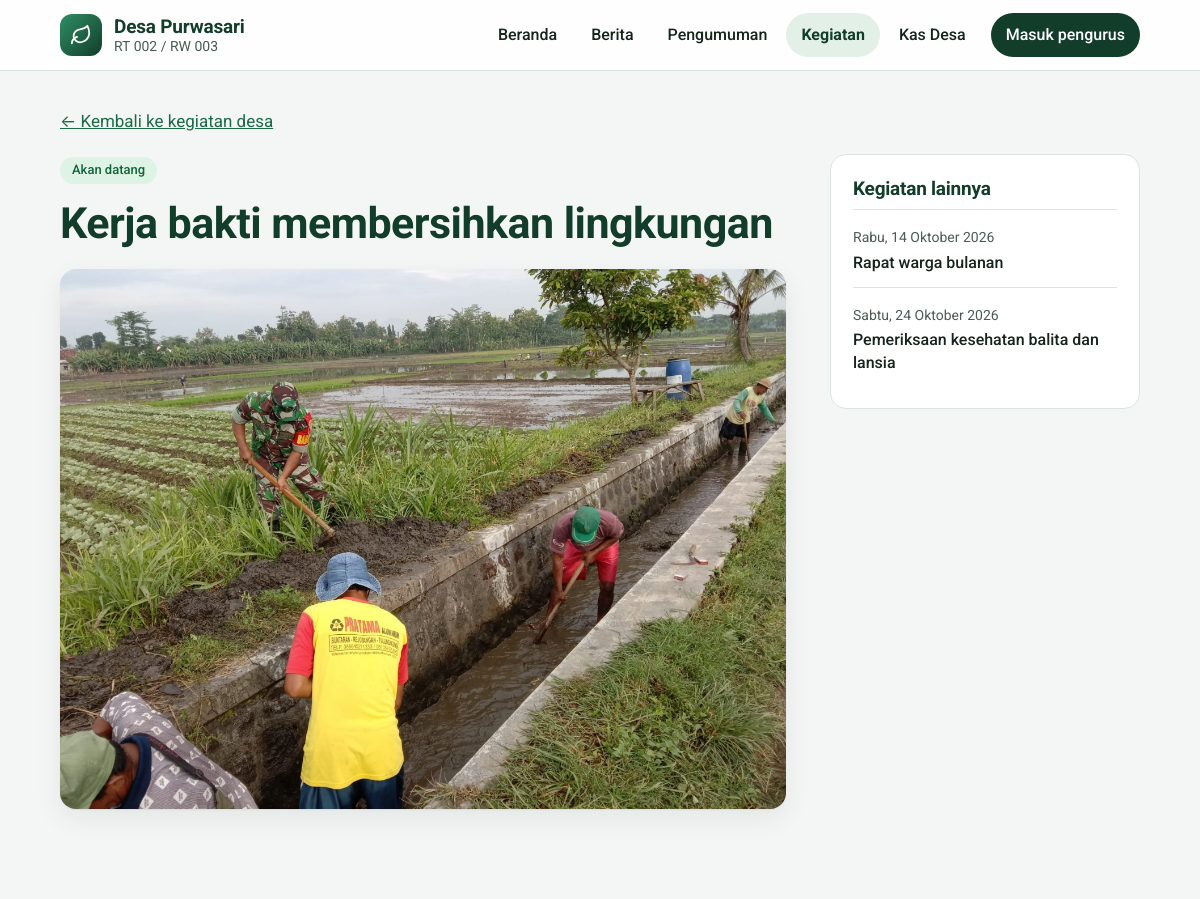
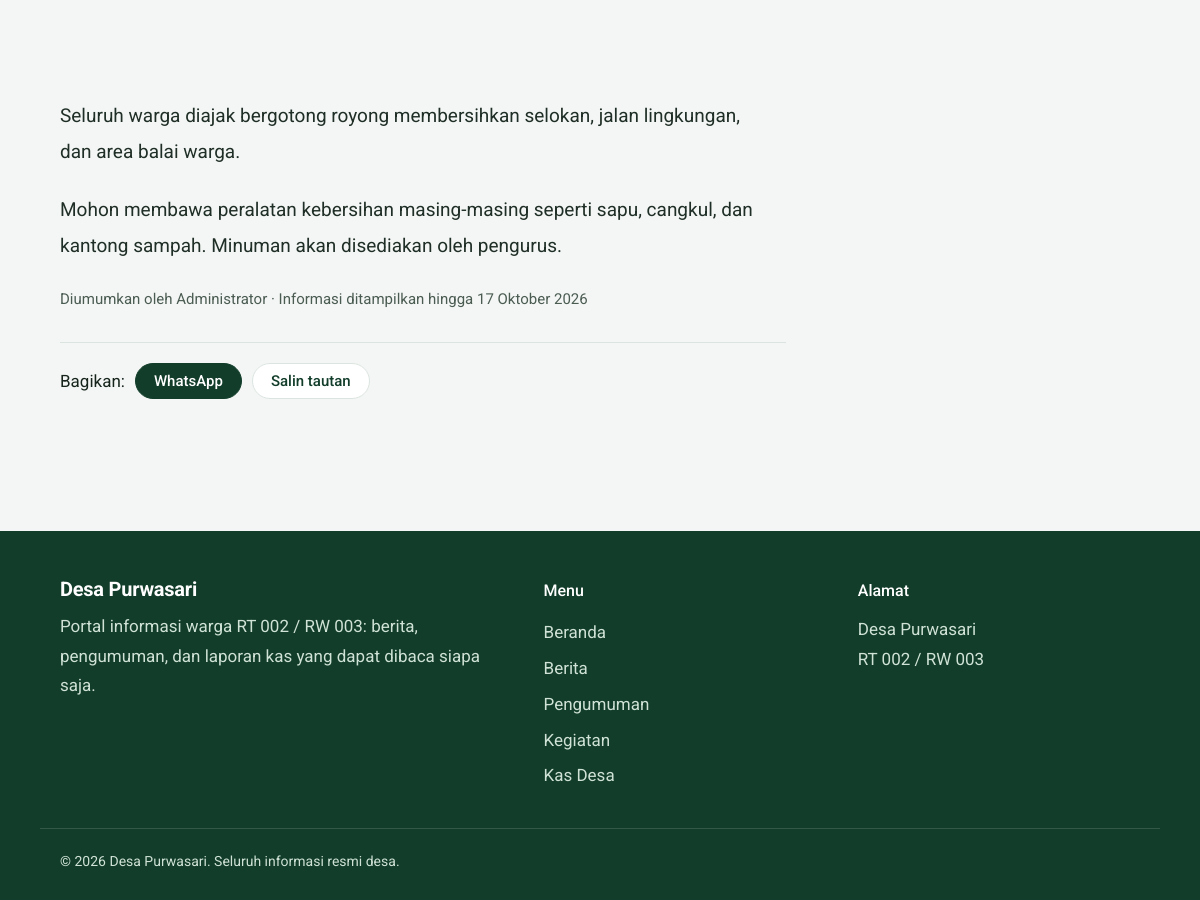
Screenshot of /kegiatan.php?id=1 with the database file from the repository (2 pictures, top to bottom).
### tables this page shows
CREATE TABLE kegiatan(
    id INTEGER PRIMARY KEY AUTOINCREMENT, judul TEXT NOT NULL, deskripsi TEXT NOT NULL, image TEXT,
    tanggal TEXT NOT NULL, waktu TEXT, lokasi TEXT, berlaku_sampai TEXT,
    status TEXT NOT NULL DEFAULT 'pending' CHECK(status IN('publish','pending')),
    author_id INTEGER NOT NULL, created_at TEXT NOT NULL);

### kegiatan.php (the view, shortened to what this page needs)
<?php
require __DIR__ . '/config.php';
$id = (int)($_GET['id'] ?? 0);
if ($id) {
    $s = $db->prepare("SELECT k.*,u.name author FROM kegiatan k JOIN users u ON u.id=k.author_id WHERE k.id=? AND k.status='publish' AND (k.berlaku_sampai IS NULL OR k.berlaku_sampai >= ?)");
    $s->execute([$id, today()]); $k = $s->fetch();
    $others = array_slice(array_values(array_filter(kegiatan_aktif($db, 8), fn($o) => (int)$o['id'] !== $id)), 0, 5);
    [$lbl, $cls] = kegiatan_label($k);
    $url = (!empty($_SERVER['HTTPS']) && $_SERVER['HTTPS'] !== 'off' ? 'https' : 'http') . '://' . ($_SERVER['HTTP_HOST'] ?? 'localhost') . $_SERVER['REQUEST_URI'];
    include __DIR__ . '/inc_head.php'; ?>
    <main class="wrap pad">
      <p><a href="<?= BASE ?>/kegiatan.php">&larr; Kembali ke kegiatan desa</a></p>
      <div class="art-grid">
        <article class="article">
          <span class="tag <?= $cls ?>"><?= $lbl ?></span>
          <h1><?= e($k['judul']) ?></h1>
          <?php if ($k['image']): ?><img class="full" src="<?= img($k['image']) ?>" alt=""><?php endif; ?>
          <ul class="facts">
          </ul>
          <div class="body"><?= paras($k['deskripsi']) ?></div>
          <p class="meta">Diumumkan oleh <?= e($k['author']) ?><?= $k['berlaku_sampai'] ? ' · Informasi ditampilkan hingga ' . e(tgl($k['berlaku_sampai'])) : '' ?></p>
          <div class="share">
            <span>Bagikan:</span>
            <a class="btn small" target="_blank" rel="noopener" href="https://wa.me/?text=<?= rawurlencode($k['judul'] . ' - ' . tgl_lengkap($k['tanggal']) . ' - ' . $url) ?>">WhatsApp</a>
            <button class="btn small ghost-d" type="button" data-copy>Salin tautan</button>
          </div>
        </article>
        <aside class="side">
          <h3>Kegiatan lainnya</h3>
          <?php foreach ($others as $o): ?>
            <a class="side-li" href="<?= BASE ?>/kegiatan.php?id=<?= $o['id'] ?>"><small><?= e(tgl_lengkap($o['tanggal'])) ?></small><b><?= e($o['judul']) ?></b></a>
          <?php endforeach; ?>
        </aside>
      </div>
    </main>
<?php }
include __DIR__ . '/inc_foot.php';

### config.php (shortened to what this page needs)
<?php
function e($s): string { return htmlspecialchars((string)$s, ENT_QUOTES, 'UTF-8'); }
function tgl(string $d): string {
    $b = ['Januari','Februari','Maret','April','Mei','Juni','Juli','Agustus','September','Oktober','November','Desember'];
    $t = strtotime($d);
    return date('j', $t) . ' ' . $b[(int)date('n', $t) - 1] . ' ' . date('Y', $t);
}
function img(?string $f): ?string { return $f ? BASE . '/uploads/' . rawurlencode($f) : null; }
function today(): string { return date('Y-m-d'); }
function icon(string $n, int $s = 22): string {
    $p = [
        'wallet' => '<path d="M3 7h16a2 2 0 0 1 2 2v9a2 2 0 0 1-2 2H5a2 2 0 0 1-2-2V7z"/><path d="M3 7l12-4v4"/><path d="M17 14h2"/>',
        'in'     => '<path d="M12 4v14"/><path d="M5 12l7 7 7-7"/>',
        'out'    => '<path d="M12 20V6"/><path d="M5 12l7-7 7 7"/>',
        'bell'   => '<path d="M18 8a6 6 0 0 0-12 0c0 7-3 9-3 9h18s-3-2-3-9"/><path d="M13.7 21a2 2 0 0 1-3.4 0"/>',
        'leaf'   => '<path d="M11 20A7 7 0 0 1 9.8 6.1C15.5 5 17 4.5 19 2c1 2 2 4.2 2 8 0 5.5-4.8 10-10 10z"/><path d="M2 21c0-3 1.9-5.4 5.7-7"/>',
        'pin'    => '<path d="M21 10c0 7-9 13-9 13S3 17 3 10a9 9 0 0 1 18 0z"/><circle cx="12" cy="10" r="3"/>',
        'news'   => '<path d="M4 4h13a2 2 0 0 1 2 2v14H6a2 2 0 0 1-2-2V4z"/><path d="M8 9h7M8 13h7M8 17h4"/>',
        'search' => '<circle cx="11" cy="11" r="7"/><path d="M21 21l-4.3-4.3"/>',
        'calendar' => '<rect x="3" y="4" width="18" height="18" rx="2"/><path d="M16 2v4M8 2v4M3 10h18"/>',
        'clock'  => '<circle cx="12" cy="12" r="10"/><path d="M12 6v6l4 2"/>',
    ][$n] ?? '';
    return '<svg width="' . $s . '" height="' . $s . '" viewBox="0 0 24 24" fill="none" stroke="currentColor" stroke-width="2" stroke-linecap="round" stroke-linejoin="round" aria-hidden="true">' . $p . '</svg>';
}
function tgl_lengkap(string $d): string {
    $h = ['Minggu', 'Senin', 'Selasa', 'Rabu', 'Kamis', 'Jumat', 'Sabtu'];
    return $h[(int)date('w', strtotime($d))] . ', ' . tgl($d);
}
function kegiatan_label(array $k): array {
    $t = today();
    if ($k['tanggal'] > $t) return ['Akan datang', 'soon'];
    return ['Telah berlangsung', 'past'];
}
function kegiatan_aktif(PDO $db, int $limit = 60): array {
    $t = today();
    $s = $db->prepare("SELECT * FROM kegiatan WHERE status='publish' AND (berlaku_sampai IS NULL OR berlaku_sampai >= ?)
        ORDER BY CASE WHEN tanggal >= ? THEN 0 ELSE 1 END, CASE WHEN tanggal >= ? THEN tanggal END ASC, tanggal DESC LIMIT " . (int)$limit);
    $s->execute([$t, $t, $t]);
    return $s->fetchAll();
}
function paras(string $t): string {
    $out = '';
    foreach (preg_split('/\R{2,}/', trim($t)) as $p) { if (trim($p) !== '') $out .= '<p>' . nl2br(e(trim($p))) . '</p>'; }
    return $out;
}

### assets/style.css (style rules this page uses)
:root { --forest:#123D2A;--green:#1B6B47;--green2:#2F8F63;--mint:#E3F0E8;--gold:#C79A2B;--bg:#F3F6F4;--ink:#16241C;--mute:#4B5C53;--line:#DCE4DF;--card:#fff;--in:#17803D;--out:#B3261E;--r:16px; --sh:0 1px 2px rgba(20,35,27,.06),0 10px 28px rgba(20,35,27,.07);--sh2:0 2px 4px rgba(20,35,27,.06),0 18px 40px rgba(20,35,27,.12);--ease:cubic-bezier(.22,.8,.3,1); --font:"Roboto",system-ui,-apple-system,"Segoe UI",Arial,sans-serif }
* { box-sizing:border-box }
html { scroll-behavior:smooth }
body { margin:0;background:var(--bg);color:var(--ink);font:400 17px/1.75 var(--font);-webkit-font-smoothing:antialiased;text-rendering:optimizeLegibility;overflow-wrap:break-word;animation:fade .5s ease both }
img { max-width:100%;height:auto;display:block }
a { color:var(--green);transition:color .2s }
h1,h2,h3 { font-family:var(--font);font-weight:700;line-height:1.22;letter-spacing:-.012em;margin:0 0 .5em;color:var(--forest) }
h3 { font-size:20px }
p { margin:0 0 1em }
small { color:var(--mute);font-size:14px }
.wrap { width:100%;max-width:1120px;margin:0 auto;padding-left:20px;padding-right:20px }
.pad { padding-top:36px;padding-bottom:64px }
.btn { display:inline-flex;align-items:center;justify-content:center;gap:6px;background:var(--forest);color:#fff;border:1px solid var(--forest);border-radius:999px;padding:12px 26px;font:500 16px var(--font);cursor:pointer;text-decoration:none;transition:transform .25s var(--ease),box-shadow .25s,background .2s,border-color .2s,color .2s }
.btn.ghost-d { background:#fff;color:var(--forest);border-color:var(--line) }
.btn.small { padding:8px 18px;font-size:15px }
.tag { display:inline-block;padding:2px 12px;border-radius:999px;font-size:13px;font-weight:500;margin-bottom:8px }
.tag.soon { background:#DDF3E4;color:#14633A }
.facts { list-style:none;margin:20px 0;padding:0;display:grid;gap:12px;grid-template-columns:repeat(auto-fit,minmax(min(240px,100%),1fr)) }
.art-grid { display:grid;grid-template-columns:minmax(0,1fr) 310px;gap:44px }
.art-grid>* { min-width:0 }
.article h1 { font-size:clamp(29px,5vw,43px);line-height:1.2;margin:6px 0 10px }
.meta { color:var(--mute);font-size:15px }
.full { width:100%;height:auto;max-height:540px;object-fit:cover;border-radius:var(--r);margin:20px 0;box-shadow:var(--sh) }
.body { font-size:19px;line-height:1.9;font-weight:400;color:#1F2E26;max-width:66ch }
.body p { margin:0 0 1.15em }
.share { display:flex;align-items:center;gap:10px;flex-wrap:wrap;margin-top:30px;padding-top:20px;border-top:1px solid var(--line) }
.side { background:#fff;border:1px solid var(--line);border-radius:var(--r);padding:22px;align-self:start;position:sticky;top:90px }
.side h3 { font-size:19px }
.side-li { display:block;padding:12px 0;border-top:1px solid var(--line);text-decoration:none;color:var(--ink);transition:padding-left .3s var(--ease) }
.side-li b { display:block;font-weight:500;line-height:1.4;font-size:16px }

### rows the page displays
kegiatan: judul "Kerja bakti membersihkan lingkungan", image (picture), deskripsi "Seluruh warga diajak bergotong royong membersihkan selokan, jalan lingkungan, dan area balai warga.", deskripsi "Mohon membawa peralatan kebersihan masing-masing seperti sapu, cangkul, dan kantong sampah. Minuman akan disediakan oleh pengurus.", berlaku_sampai "17 Oktober 2026"
kegiatan: tanggal "Rabu, 14 Oktober 2026", judul "Rapat warga bulanan"
kegiatan: tanggal "Sabtu, 24 Oktober 2026", judul "Pemeriksaan kesehatan balita dan lansia"

### other values shown
SITE_NAME "Desa Purwasari"
SITE_ADDRESS "RT 002 / RW 003"
$lbl "Akan datang"
$k['author'] "Administrator"
